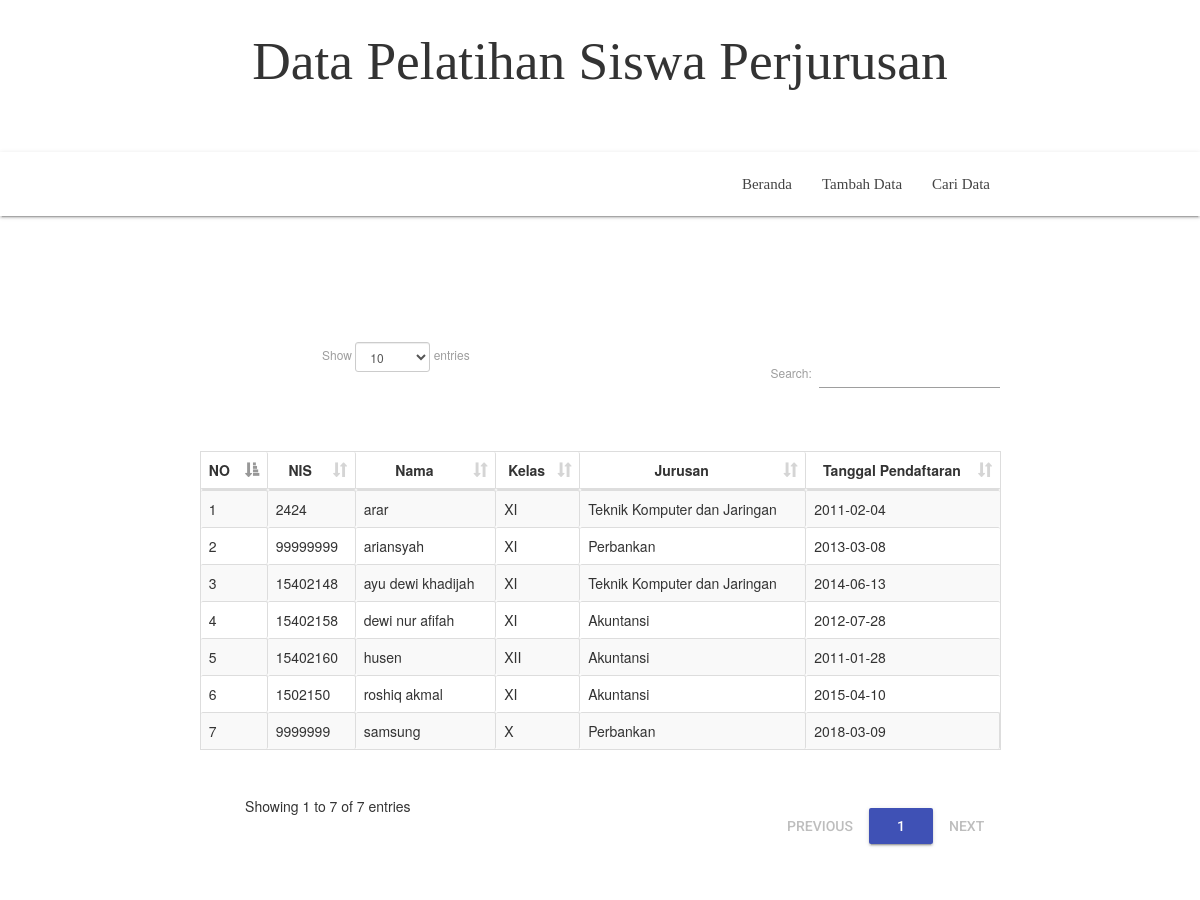
Page /tabel_cari.php on the committed database.
### tables this page shows
CREATE TABLE IF NOT EXISTS `siswa` (
  `siswa_id` int(11) NOT NULL,
  `siswa_nis` int(20) NOT NULL,
  `siswa_nama` varchar(50) NOT NULL,
  `siswa_kelas` varchar(10) NOT NULL,
  `siswa_jurusan` varchar(30) NOT NULL,
  `tanggal_pendaftaran` date NOT NULL
);

### tabel_cari.php (the view, shortened to what this page needs)
  <!DOCTYPE html>
<html lang="en">
<head>
  <link rel="stylesheet" type="text/css" href="css/material.min.css" >
  <link href="css/materialize.css" type="text/css" rel="stylesheet" media="screen,projection"/>
  <link href="css/material-icon.css" rel="stylesheet">
  <link rel="stylesheet" type="text/css" href="css/dataTables.bootstrap.min.css" >
  <link rel="stylesheet" type="text/css" href="css/responsive.dataTables.min.css" >
  <link href="css/style.css" type="text/css" rel="stylesheet" media="screen,projection"/>
  <link rel="stylesheet" type="text/css" href="css/material.min.css" >
<link href="css/bootstrap.min.css" rel="stylesheet">
    <link href="css/style.css" rel="stylesheet">
<link href="css/style.css" rel='stylesheet' type='text/css' />
<link href="css/font-awesome.css" rel="stylesheet">
<link rel="stylesheet" href="css/icon-font.min.css" type='text/css' />
  <link href="css/materialize.css" type="text/css" rel="stylesheet" media="screen,projection"/>
  <link href="css/material-icon.css" rel="stylesheet">
  <link href="css/style.css" type="text/css" rel="stylesheet" media="screen,projection"/>
 <CENTER><h2><font face="Bodoni MT Black" >Data Pelatihan Siswa Perjurusan</font></h2></CENTER></br></br>
<nav class="white z-depth-1" role="navigation">
    <div class="nav-wrapper container">
      <ul class="right hide-on-med-and-down navigasi">
        <li><a href="index.php">Beranda</a></li>
        <li><a href="tambah.php">Tambah Data</a></li>
        <li><a href="tabel_cari.php">Cari Data</a></li>
      </ul>
  </nav></br></br>
  <div class="container">
    <div class="row">
      <div class="data-table">
          <center><table id="example" class="table table-bordered table-striped" style="margin-top:20px;" >
            <thead>
              <tr>
                <th style=>NO</th>
                <th style="text-align:center">NIS</th>
                <th style="text-align:center">Nama</th>
                <th style="text-align:center">Kelas</th>
                <th style="text-align:center">Jurusan</th>
                <th style="text-align:center">Tanggal Pendaftaran</th>
              </tr>
            </thead></center>
            <tbody>
              <?php
                $sql  = mysql_query("SELECT * FROM siswa order by siswa_nama asc");
                  $no = 1;
                while ($dp = mysql_fetch_array($sql)) {
                  echo '<tr>';
          echo '<td>'.$no.'</td>';
          echo '<td>'.$dp['siswa_nis'].'</td>';
          echo '<td>'.$dp['siswa_nama'].'</td>';
          echo '<td>'.$dp['siswa_kelas'].'</td>';
          echo '<td>'.$dp['siswa_jurusan'].'</td>';
          echo '<td>'.$dp['tanggal_pendaftaran'].'</td>';
                  $no++;
                }
              ?>
  </body>
</html>

### css/style.css (style rules this page uses)
nav ul a, nav .brand-logo { color: #444; }
.data-table { margin-top:50px; }
.navigasi { font-size: 25px; font-family: -webkit-pictograph; -webkit-font-smoothing: auto; }

### rows in the picture
siswa: siswa_nis "2424", siswa_nama "arar", siswa_kelas "XI", siswa_jurusan "Teknik Komputer dan Jaringan", tanggal_pendaftaran "2011-02-04"
siswa: siswa_nis "99999999", siswa_nama "ariansyah", siswa_kelas "XI", siswa_jurusan "Perbankan", tanggal_pendaftaran "2013-03-08"
siswa: siswa_nis "15402148", siswa_nama "ayu dewi khadijah", siswa_kelas "XI", siswa_jurusan "Teknik Komputer dan Jaringan", tanggal_pendaftaran "2014-06-13"
siswa: siswa_nis "15402158", siswa_nama "dewi nur afifah", siswa_kelas "XI", siswa_jurusan "Akuntansi", tanggal_pendaftaran "2012-07-28"
siswa: siswa_nis "15402160", siswa_nama "husen", siswa_kelas "XII", siswa_jurusan "Akuntansi", tanggal_pendaftaran "2011-01-28"
siswa: siswa_nis "1502150", siswa_nama "roshiq akmal", siswa_kelas "XI", siswa_jurusan "Akuntansi", tanggal_pendaftaran "2015-04-10"
siswa: siswa_nis "9999999", siswa_nama "samsung", siswa_kelas "X", siswa_jurusan "Perbankan", tanggal_pendaftaran "2018-03-09"
